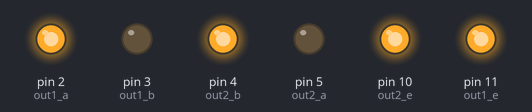
The sketch below on a simulated Arduino Uno, built with avr-gcc and run on an emulated ATmega328P. On the bench: output pins drawn as LEDs (lit = HIGH).

Above: at 0.1 s.
Timing chart, 0 to 1.6 s (numbered marks = the images above):
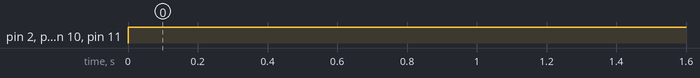

The sketch:

movement.ino
```cpp
//left motors
#define out1_a 2
#define out1_b 3
#define out1_e 11

//right motors
#define out2_a 5
#define out2_b 4
#define out2_e 10

int motoSpeed_1=255;
int motoSpeed_2=75;

void setup()
{
  pinMode(out1_a,OUTPUT);
  pinMode(out1_b,OUTPUT);
  pinMode(out1_e,OUTPUT);
  pinMode(out2_a,OUTPUT);
  pinMode(out2_b,OUTPUT);
  pinMode(out2_e,OUTPUT);
}

  void Forward()
  {
    analogWrite(out1_e,motoSpeed_1);
    analogWrite(out2_e,motoSpeed_1);
    digitalWrite(out1_a,HIGH);
    digitalWrite(out2_a,HIGH);
    digitalWrite(out1_b,LOW);
    digitalWrite(out2_b,LOW);
  }

  void Backward()
  {
    analogWrite(out1_e,motoSpeed_1);
    analogWrite(out2_e,motoSpeed_1);
    digitalWrite(out1_a,LOW);
    digitalWrite(out2_a,LOW);
    digitalWrite(out1_b,HIGH);
    digitalWrite(out2_b,HIGH);
  }

void Sharpright()
{
  analogWrite(out1_e,motoSpeed_1);
  analogWrite(out2_e,motoSpeed_1);
  digitalWrite(out1_a,HIGH);
  digitalWrite(out2_a,LOW);
  digitalWrite(out1_b,LOW);
  digitalWrite(out2_b,HIGH);
}

void Sharpleft()
{
  analogWrite(out1_e,motoSpeed_1);
  analogWrite(out2_e,motoSpeed_1);
  digitalWrite(out1_a,LOW);
  digitalWrite(out2_a,HIGH);
  digitalWrite(out1_b,HIGH);
  digitalWrite(out2_b,LOW);
}

void Left()
{
  analogWrite(out1_e,motoSpeed_2);
  analogWrite(out2_e,motoSpeed_1);
  digitalWrite(out1_a,HIGH);
  digitalWrite(out2_a,HIGH);
  digitalWrite(out1_b,LOW);
  digitalWrite(out2_b,LOW);
}

void Right()
{
  analogWrite(out1_e,motoSpeed_1);
  analogWrite(out2_e,motoSpeed_2);
  digitalWrite(out1_a,HIGH);
  digitalWrite(out2_a,HIGH);
  digitalWrite(out1_b,LOW);
  digitalWrite(out2_b,LOW);
}

void Stop()
{
  digitalWrite(out1_a,LOW);
  digitalWrite(out2_a,LOW);
  digitalWrite(out1_b,LOW);
  digitalWrite(out2_b,LOW);
}

void loop()
{
  Sharpright();

}
```

Measured:
- by itself, pin 2 (out1_a), pin 4 (out2_b), pin 10 (out2_e), pin 11 (out1_e): LOW → HIGH at 0.00 s
